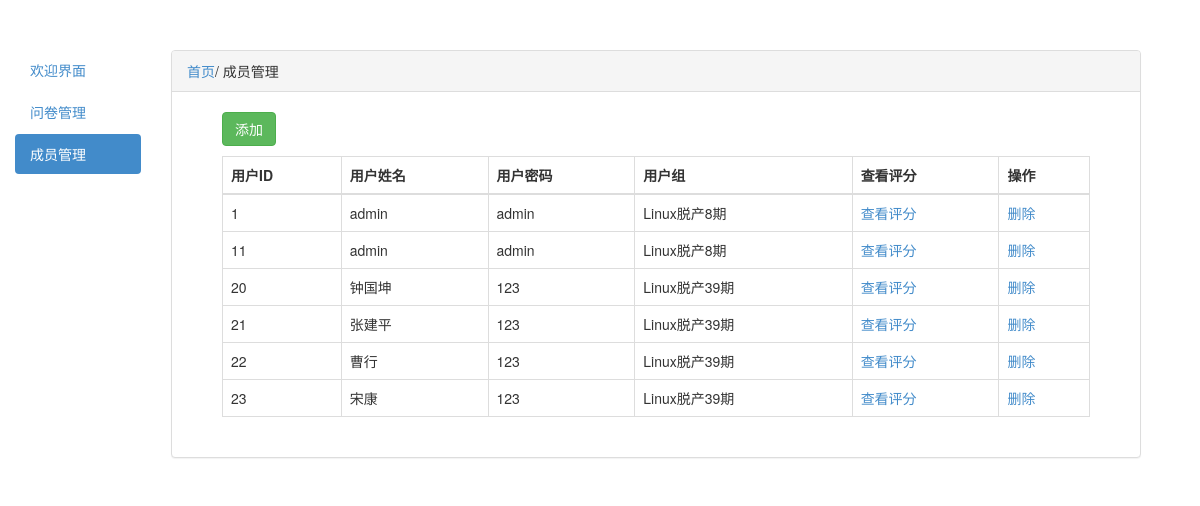
The app's page /member/ (signed in), older data.
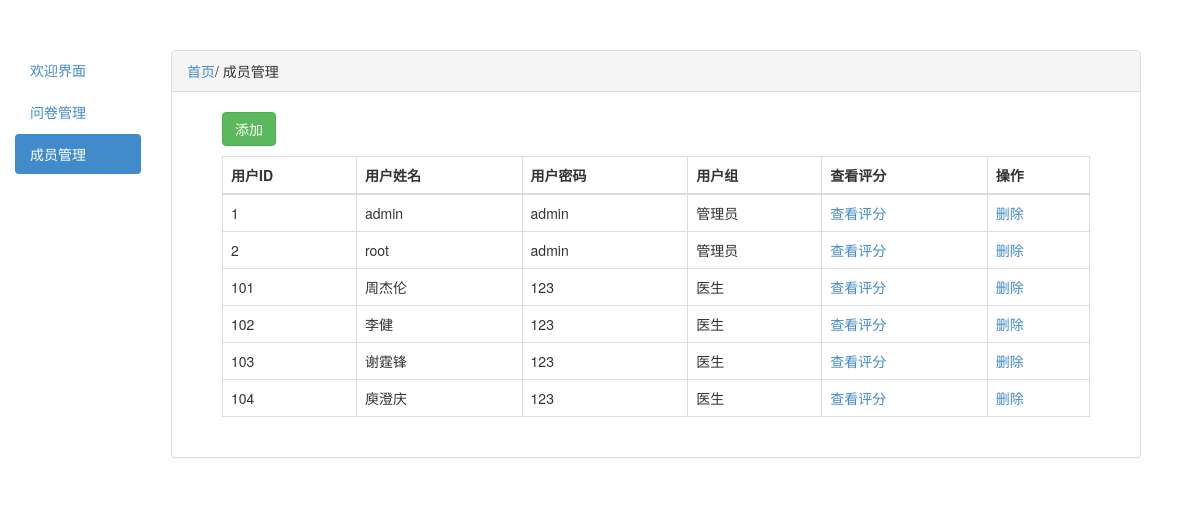
The same page, newer data.
### app01/models.py (models this page shows, shortened)
class Student(models.Model):
    id = models.CharField(verbose_name="用户ID",max_length=16,primary_key=True)
    name = models.CharField(verbose_name="用户姓名",max_length=16)
    pwd = models.CharField(verbose_name="密码",max_length=16)
    cls = models.ForeignKey(verbose_name="用户组",to="ClassList",on_delete=models.CASCADE)
    class Meta:
        verbose_name_plural = "学生表"

class ClassList(models.Model):
    title = models.CharField(verbose_name="班级名",max_length=16)
    class Meta:
        verbose_name_plural = "班级表"

### app01/views.py (the view)
# urls.py: url(r'^member/', views.member),
def member(request):
    Student_list = models.Student.objects.all()
    return render(request, 'member.html', locals())

### templates/member.html
{% extends 'base.html' %}
{% block page_title %}
    成员管理
{% endblock %}
{% block ulcontent %}
    <li><a href="/welcome/">欢迎界面</a></li>
    <li><a href="/ques/">问卷管理</a></li>
    <li class="active"><a href="/member/">成员管理</a></li>
{% endblock %}
{% block content %}
    <div class="panel-body">
        <div>
            <a href="/add_questionnaire/">
                <button class="btn btn-success">添加</button>
            </a>
            <table class="table table-bordered table-hover">
                <thead>
                <tr>
                    <th>用户ID</th>
                    <th>用户姓名</th>
                    <th>用户密码</th>
                    <th>用户组</th>
                    <th>查看评分</th>
                    <th>操作</th>
                </tr>
                </thead>
                <tbody>
                {% for Student in Student_list %}
                    <tr>
                        <td>{{ Student.id }}</td>
                        <td>{{ Student.name }}</td>
                        <td>{{ Student.pwd }}</td>
                        <td>{{ Student.cls.title }}</td>
                        <td><a href="">查看评分</a></td>
                        <td><a href="/delete_member/{{ Student.id }}/">删除</a></td>
                    </tr>
                {% endfor %}
                </tbody>
            </table>
        </div>
    </div>
{% endblock %}

Row changes from the older to the newer data that the page shows:
removed Student: id "11", name "admin", pwd "admin", cls "Linux脱产8期"
removed Student: id "20", name "钟国坤", pwd "123", cls "Linux脱产39期"
removed Student: id "21", name "张建平", pwd "123", cls "Linux脱产39期"
removed Student: id "22", name "曹行", pwd "123", cls "Linux脱产39期"
removed Student: id "23", name "宋康", pwd "123", cls "Linux脱产39期"
changed through a linked row, Student id 1: cls "Linux脱产8期" → "管理员"
added Student: id "2", name "root", pwd "admin", cls "管理员"
added Student: id "101", name "周杰伦", pwd "123", cls "医生"
added Student: id "102", name "李健", pwd "123", cls "医生"
added Student: id "103", name "谢霆锋", pwd "123", cls "医生"
added Student: id "104", name "庾澄庆", pwd "123", cls "医生"
